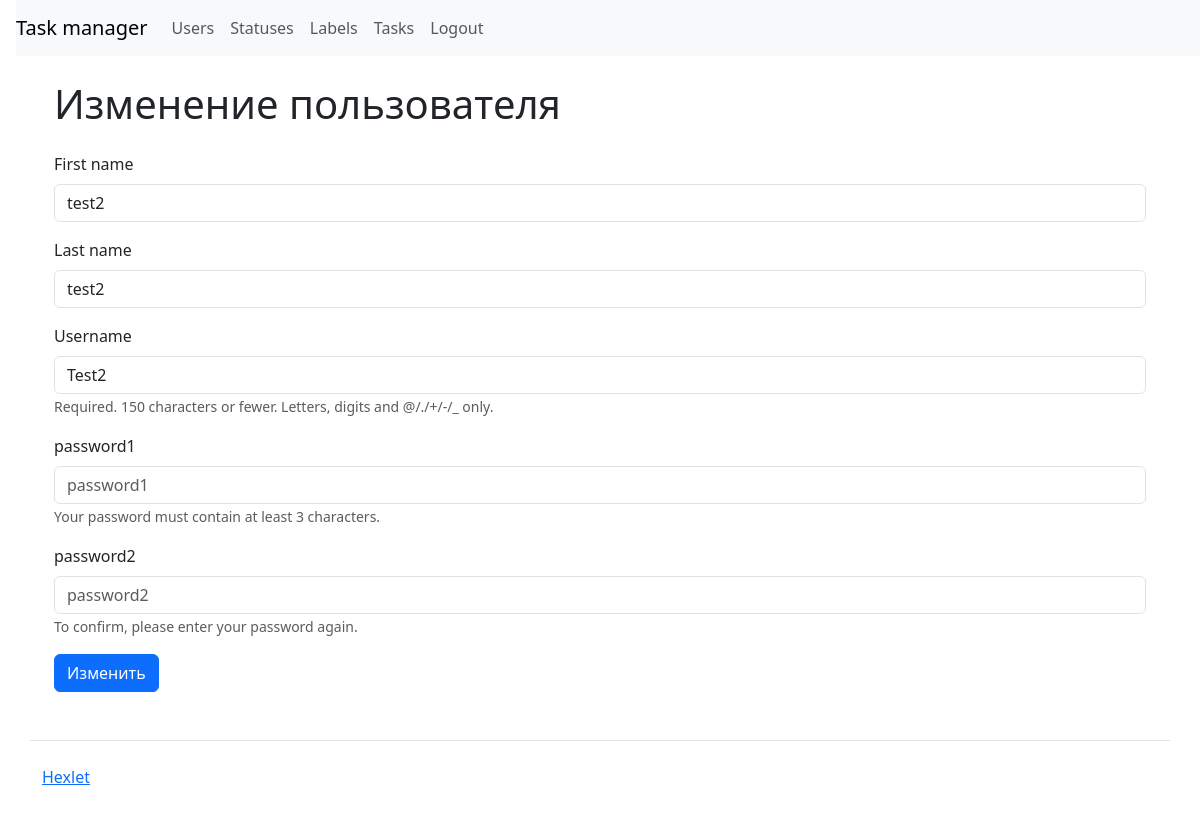
The app's page /users/1/update/ with its own data.
### task_manager/apps/users/models.py (models this page shows)
class User(AbstractUser):
    def __str__(self):
        return f"{self.first_name} {self.last_name}"

### task_manager/apps/users/views.py (the view)
# urls.py: path("<int:pk>/update/", views.UserUpdateView.as_view(), name="update_user"),
class UserUpdateView(SuccessMessageMixin, UpdateView):
    model = User
    form_class = UserForm
    template_name = "users/update_user.html"
    success_message = _("User successfully updated")
    success_url = reverse_lazy("users")

### task_manager/apps/users/forms.py
class UserForm(UserCreationForm):
    first_name = forms.CharField(required=True, label=_("First name"))
    last_name = forms.CharField(required=True, label=_("Last name"))
    username = forms.CharField(
        required=True,
        label=_("Username"),
        help_text=_(
            "Required. 150 characters or fewer. Letters, digits and @/./+/-/_ only."
        ),
    )
    password1 = forms.CharField(
        required=True,
        label=_("password1"),
        help_text=_("Your password must contain at least 3 characters."),
    )
    password2 = forms.CharField(
        required=True,
        label=_("password2"),
        help_text=_("To confirm, please enter your password again."),
    )
    class Meta:
        model = User
        fields = (
            "first_name",
            "last_name",
            "username",
            "password1",
            "password2",
        )

### task_manager/templates/users/update_user.html (shortened to what this page needs)
{% extends 'base.html' %}
{% load i18n %}
{% block content %}
{% load django_bootstrap5 %}
<div class="container wrapper flex-grow-1">
    <h1 class="my-4">Изменение пользователя</h1>
    <form method="post">
        {% bootstrap_form form %}
        <input class="btn btn-primary" type="submit" value="Изменить">
    </form>
</div>
{% endblock %}

### records on screen
User: first_name "test2", last_name "test2", username "Test2"
